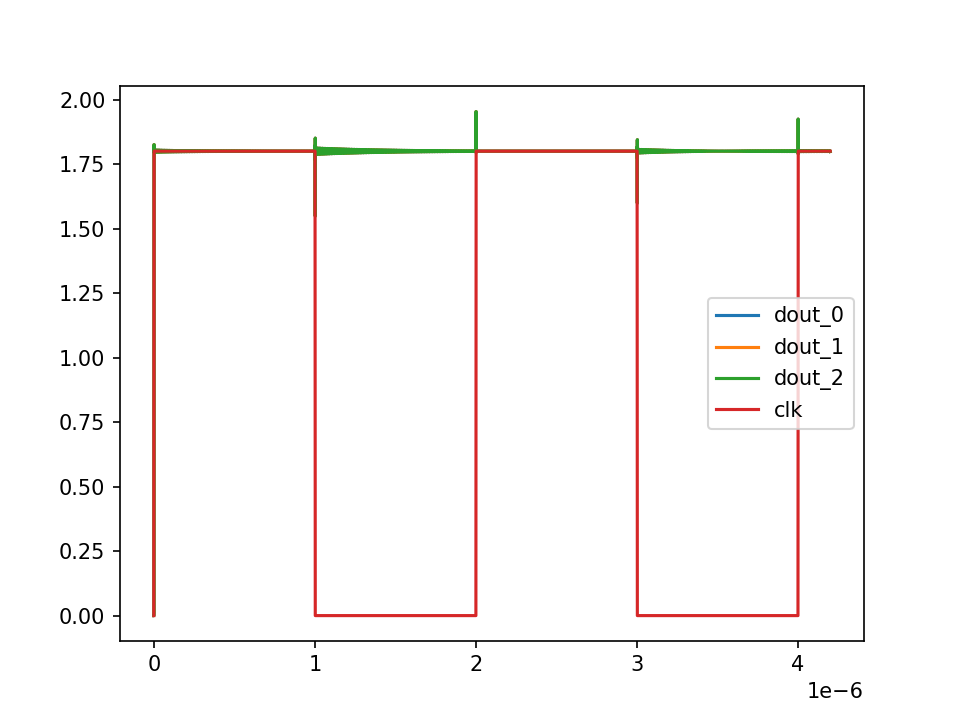

Write the Python code that produced this figure.
import numpy as np
import matplotlib.pyplot as plt
from collections import defaultdict

saved = [
    "clk",
    "we",
    "dout_3",
    "dout_2",
    "dout_1",
    "dout_0",
    "pc_b",
    "wl_en",
    "wr_drv_en",
    "sense_amp_en",
    "bl_4",
    "bl_5",
    "bl_6",
    "bl_7",
    "br_4",
    "br_5",
    "br_6",
    "br_7",
    "bl_out_0",
    "br_out_0",
    "bl_out_1",
    "br_out_1",
    "bl_out_2",
    "br_out_2",
    "bl_out_3",
    "br_out_3",
]

plot = ["dout_0", "dout_1", "dout_2", "clk"]


def read_data(f):
    data = defaultdict(lambda: [])
    for line in f.readlines():
        values = line.split()
        ctr = 0
        for key in saved:
            if ctr == 0:
                data["time"].append(float(values[ctr]))
            ctr += 1
            data[key].append(float(values[ctr]))
            ctr += 1
    return {k: np.array(v) for k, v in data.items()}


def read_test_data():
    with open("./basic.dat") as f:
        return read_data(f)


def plot_data(data):
    plt.figure(dpi=150)
    for key in plot:
        plt.plot(data["time"], data[key])
    plt.legend(plot)
    plt.savefig("basic.png")
    plt.show()


if __name__ == "__main__":
    data = read_test_data()
    plot_data(data)
